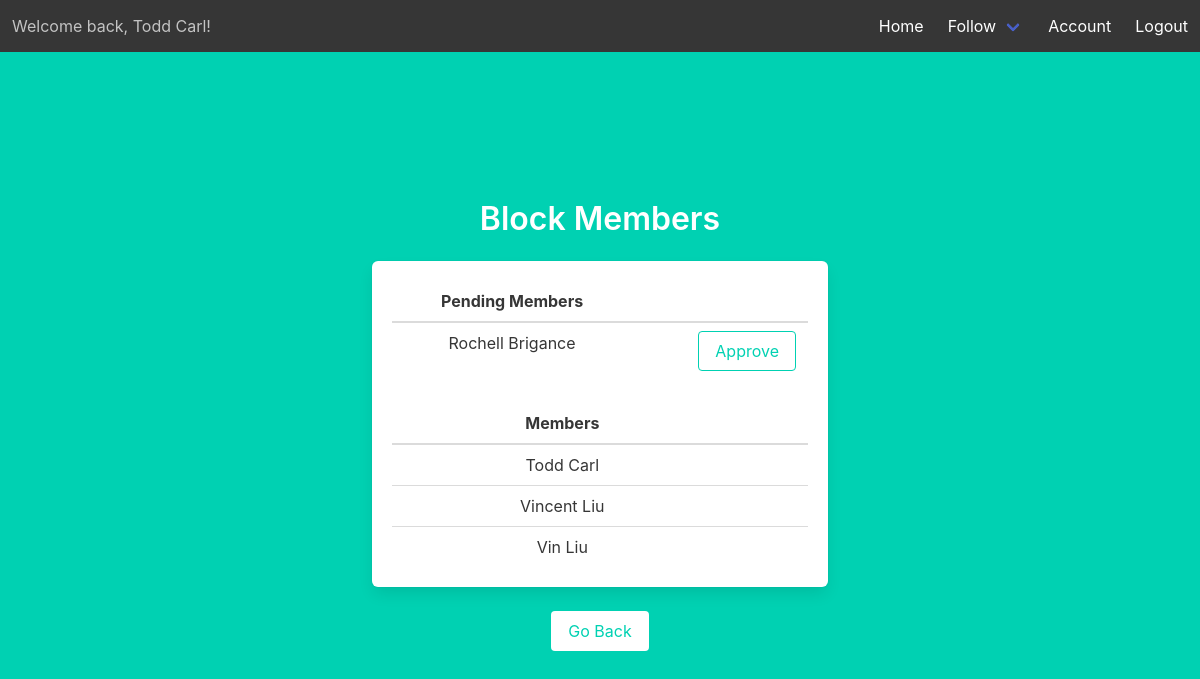
Screenshot of /block-members (signed in) with the database file from the repository.
### models.py (models this page shows)
class Users(UserMixin, db.Model):
    __tablename__ = 'Users'
    id = db.Column(db.Integer, primary_key=True)
    email = db.Column(db.String(45), unique=True, nullable=False)
    pword = db.Column(db.String(45), nullable=False)
    fname = db.Column(db.String(45), nullable=False)
    lname = db.Column(db.String(45), nullable=False)
    street_addr = db.Column(db.String(45), nullable=False)
    cid = db.Column(db.Integer, db.ForeignKey('City.id'), nullable=False)
    uprofile = db.Column(db.Text)
    photo = db.Column(db.Text)
    last_login_timestamp = db.Column(db.DateTime, default=datetime.now())

### location.py (the view)
@location.route('/block-members')
@login_required
def block_members():
    my_membership = get_my_membership()
    if my_membership:
        if my_membership.approval_count == -1:
            my_block_id = get_my_membership().bid
            pending = Membership.query.filter(
                Membership.bid == my_block_id, Membership.approval_count > -1).all()
            pending_count = len(pending)
            print('-------------------')
            print(pending)
            print(pending_count)
            approved_by_you = Approval.query.filter_by(
                approver=current_user.id, bid=my_block_id).all()
            approved_by_you_uid_list = []
            if approved_by_you:
                for i in approved_by_you:
                    approved_by_you_uid_list.append(i.approvee)
            pending_users_membership = []
            for i in pending:
                if i.uid not in approved_by_you_uid_list:
                    pending_users_membership.append(
                        [Users.query.filter_by(id=i.uid).first(), i])
            approved = Membership.query.filter(
                Membership.bid == my_block_id, Membership.approval_count < 0).all()
            approved_count = len(approved)
            print('-------------------')
            print(approved)
            print(pending_count)
            approved_users_membership = []
            for i in approved:
                approved_users_membership.append(
                    [Users.query.filter_by(id=i.uid).first(), i])
        elif my_membership.approval_count > -1:
            return render_template('block-members.html', status='Pending')
        else:
            return render_template('block-members.html', status='Not')
    return render_template('block-members.html', pending_count=pending_count, pending_users_membership=pending_users_membership, approved_users_membership=approved_users_membership, approved_count=approved_count)

### location.py (called while the page is built)
@login_required
def get_my_membership():
    return Membership.query.filter_by(uid=current_user.id).first()

### templates/block-members.html (shortened to what this page needs)
{% extends "base.html" %}
{% block content %}
<div class="column is-6 is-offset-3">
    {% if status == 'Pending' %}
    <h1 class="title">
        Your membership is still pending.
    </h1>
    {% elif status == 'Not' %}
    <h1 class="title">
        You aren't a member of this block.
    </h1>
    {% else %}
    <h1 class="title">
        Block Members
    </h1>
    <div class="box">
        {% if pending_count != 0 %}
        <table class="table is-fullwidth">
            <thead>
                <tr>
                    <th>Pending Members</th>
                    <th></th>
                </tr>
            </thead>
            <tbody>
                {% for i in pending_users_membership %}
                <tr>
                    <td>{{ i[0].fname }} {{ i[0].lname }}</td>
                    <td>
                        <form method="POST" action="/block-members">
                            <div class="control has-text-right">
                                <input class="button is-primary is-outlined" type="submit" name="action"
                                    value="Approve">
                            </div>
                        </form>
                    </td>
                </tr>
                {% endfor %}
            </tbody>
        </table>
        {% endif %}
        {% if approved_count == 0 %}
        <h3 class="subtitle  is-4 has-text-primary">You're the only user in your block.</h3>
        {% else %}
        <table class="table is-fullwidth">
            <thead>
                <tr>
                    <th>Members</th>
                    <th></th>
                </tr>
            </thead>
            <tbody>
                {% for i in approved_users_membership %}
                <tr>
                    <td>{{ i[0].fname }} {{ i[0].lname }}</td>
                    <td></td>
                </tr>
                {% endfor %}
            </tbody>
        </table>
        {% endif %}
    </div>
    {% endif %}
    <button class="button is-primary is-inverted" onclick="goBack()">Go Back</button>
</div>
{% endblock %}

### templates/base.html (shortened to what this page needs)
<!DOCTYPE html>
<html>
<head>
    <link rel="stylesheet" href="https://cdnjs.cloudflare.com/ajax/libs/bulma/0.7.2/css/bulma.min.css" />
</head>
<body>
    <section class="hero is-primary is-fullheight">
        <div class="hero-head">
            <nav class="navbar has-background-dark" role="navigation" aria-label="main navigation">
                {% if current_user.is_authenticated %}
                <div class="navbar-start">
                    <p class="navbar-item">
                        Welcome back, {{ current_user.fname }} {{ current_user.lname }}!
                    </p>
                </div>
                {% endif %}
                <div id="navbarMenuHeroA" class="navbar-menu ">
                    <div class="navbar-end">
                        <a href="{{ url_for('main.index') }}" class="navbar-item">
                            Home
                        </a>
                        {% if current_user.is_authenticated %}
                        <div class="navbar-item has-dropdown is-hoverable has-text-white has-background-dark">
                            <a class="navbar-link has-background-dark">
                                Follow
                            </a>
                        </div>
                        {% endif %}
                        {% if current_user.is_authenticated %}
                        <a href="{{ url_for('acc.account') }}" class="navbar-item">
                            Account
                        </a>
                        {% endif %}
                        {% if current_user.is_authenticated %}
                        <a href="{{ url_for('auth.logout') }}" class="navbar-item">
                            Logout
                        </a>
                        {% endif %}
                    </div>
                </div>
            </nav>
        </div>
        <div class="hero-body">
            <div class="container has-text-centered">
                {% block content %}
                {% endblock %}
            </div>
        </div>
    </section>
</body>
</html>

### rows the page displays
Users: fname "Todd", lname "Carl"
Users: fname "Rochell", lname "Brigance"
Users: fname "Vincent", lname "Liu"
Users: fname "Vin", lname "Liu"
